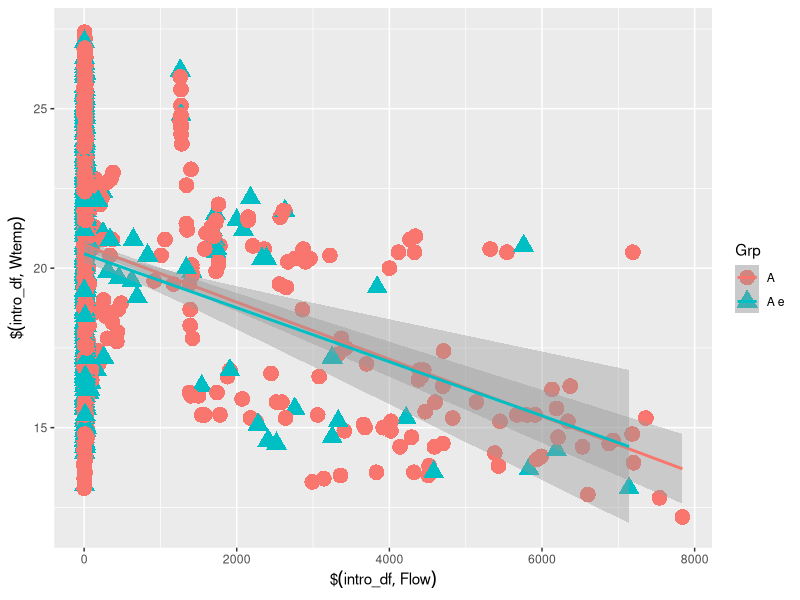
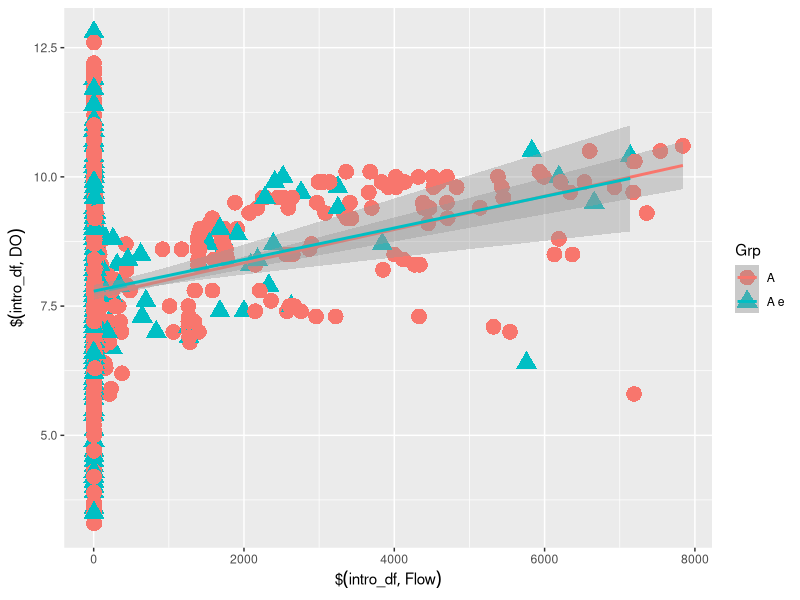
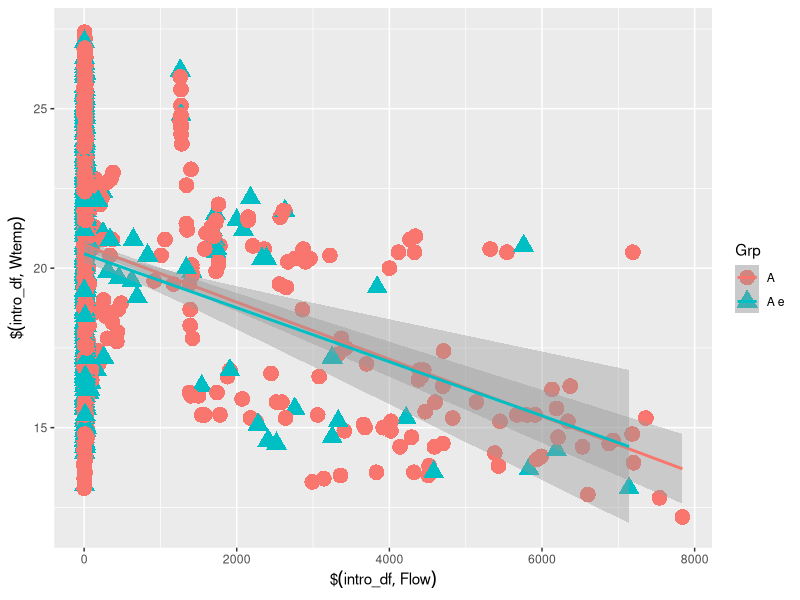
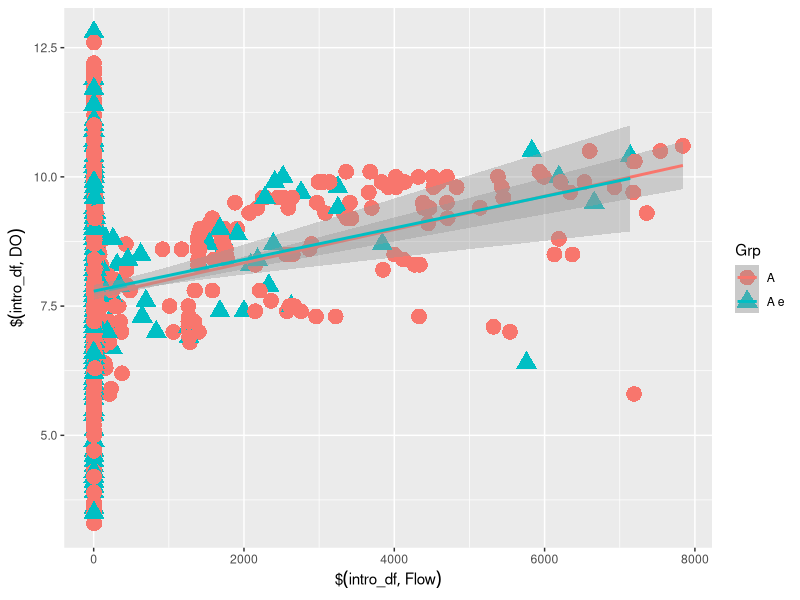

These charts were generated, in order, by the following R code:
## ---- chunk 1
library(knitr)

knit_hooks$set(plot=function(x, options) {
  sprintf("<img src='../%s%s-%d.%s'/ title='%s'/>", 
          options$fig.path, options$label, options$fig.cur, options$fig.ext, options$fig.cap)

})

opts_chunk$set(
  echo=TRUE,
  fig.path="static/Reproduce/",
  fig.width = 6,
  fig.height = 6,
  fig.cap = "TODO"
)
## ---- chunk 2
intro_df <- read.csv("data/course_NWISdata_cleaned.csv", stringsAsFactors = FALSE, 
                     colClasses = c("character", rep(NA, 7)))
## ---- chunk 3

## ---- chunk 4
x <- 2

# logical statement inside of () needs to return ONE logical value - TRUE or FALSE. TRUE means it will enter the following {}, FALSE means it won't.
if(x < 0){
  print("negative")
} 

# you can also specify something to do when the logical statement is FALSE by adding `else`
if(x < 0){
  print("negative")
} else {
  print("positive")
}
## ---- chunk 5
y <- 1:7

# use "any" if you want to see if at least one of the values meets a condition
any(y > 5)

# use "!any" if you don't want any of the values to meet some condition (e.g. vector can't have negatives)
!any(y < 0) 

# use "all" when every value in a vector must meet a condition
all(y > 5)

# using these in the if-else statement
if(any(y < 0)){
  print("some values are negative")
} 
## ---- chunk 6
num <- 198

if(num > 0) {           # first condition
  print("positive")
} else if (num < 0) {   # second condition
  print("negative")
} else {                # everything else
  print("zero")
}
## ---- chunk 7
# first, make sure dplyr is loaded
library(dplyr)

# if the column "DO_mgmL" (dissolved oxygen in mg/mL) does not exist, we want to add it
if(!'DO_mgmL' %in% names(intro_df)){
  head(mutate(intro_df, DO_mgmL = DO/1000))
} 

# if there are more than 1000 observations, we want to filter out high temperature observations
if(nrow(intro_df) > 1000){
  head(filter(intro_df, Wtemp >= 15))
}
## ---- chunk 8
#use mutate along with ifelse to add a new column
intro_df_revised <- mutate(intro_df, Flow_revised = ifelse(Flow_cd == "A e", NA, Flow))
## ---- chunk 9
for(i in 1:3){
  print(i)
}
## ---- chunk 10
looping_vector <- c('a', 'vector', 'of', 'character', 'values', 'works', 'too!')
for(word in looping_vector){
  print(word)
}
## ---- chunk 11
# sequentially increase the value of some number
vec <- 1:10
j <- 0 # variables used in loops must exist already - so we initialize them
for(i in vec) {
  j <- i + j
  print(j)
}

## ---- chunk 12
# A simple vectorize operation
x <- 1:100
y <- 100:1
z <- x + y
z
## ---- chunk 13
#We will assume vectors of the same length...
out <- NULL 
for(i in 1:length(x)) {
  out[i] <- x[i] + y[i]
}

## ---- chunk 14
large_vec1 <- as.numeric(1:100000)
large_vec2 <- as.numeric(100000:1)

# vectorized happens almost instaneously
vec_time <- large_vec1 + large_vec2

# we have to wait for this loop (~17 seconds)
out <- NULL
for(i in 1:length(large_vec1)) {
  out[i] <- large_vec1[i] + large_vec2[i]
}

## ---- chunk 15
#We will assume vectors of the same length...
out <- vector("numeric",length(large_vec1))
for(i in 1:length(large_vec1)) {
  out[i] <- large_vec2[i] + large_vec2[i]
}

## ---- chunk 16

## ---- chunk 17
say_hi <- function() {
  print("Hello, World!")
}
say_hi()
## ---- chunk 18
print_twice <- function(my_text) {
  print(my_text)
  print(my_text)
}

print_twice("Hello, World!")
print_twice("Hola, mundo")
print_twice("Howdy, Texas")
## ---- chunk 19
myplot <- function(x, y, grp, file) {
  my_dat <- data.frame(X=x, Y=y, Grp=grp)
  my_p <- ggplot(my_dat, aes(x=X, y=Y)) +
    geom_point(aes(color=Grp, shape=Grp), size=5) +
    geom_smooth(method="lm", aes(color=Grp)) +
    labs(x=substitute(x), y=substitute(y))
  ggsave(my_p, file=file)
  return(my_p)
}

#Call the function using intro_df
library(ggplot2)
myplot(intro_df$Flow, intro_df$Wtemp, 
       intro_df$Flow_cd, "q_Wtemp.jpg")
myplot(intro_df$Flow, intro_df$DO, 
       intro_df$Flow_cd, "q_do.jpg")
## ---- chunk 20
odd_even <- function(num) {
  if(num %% 2 == 0){
    return("EVEN")
  } 
  return("ODD")
}
## ---- chunk 21
sum_vec <- function(vec) {
  j <- 0
  for(i in vec) {
    j <- i + j
  }
  return(j)
}
## ---- chunk 22

## ---- chunk 23

